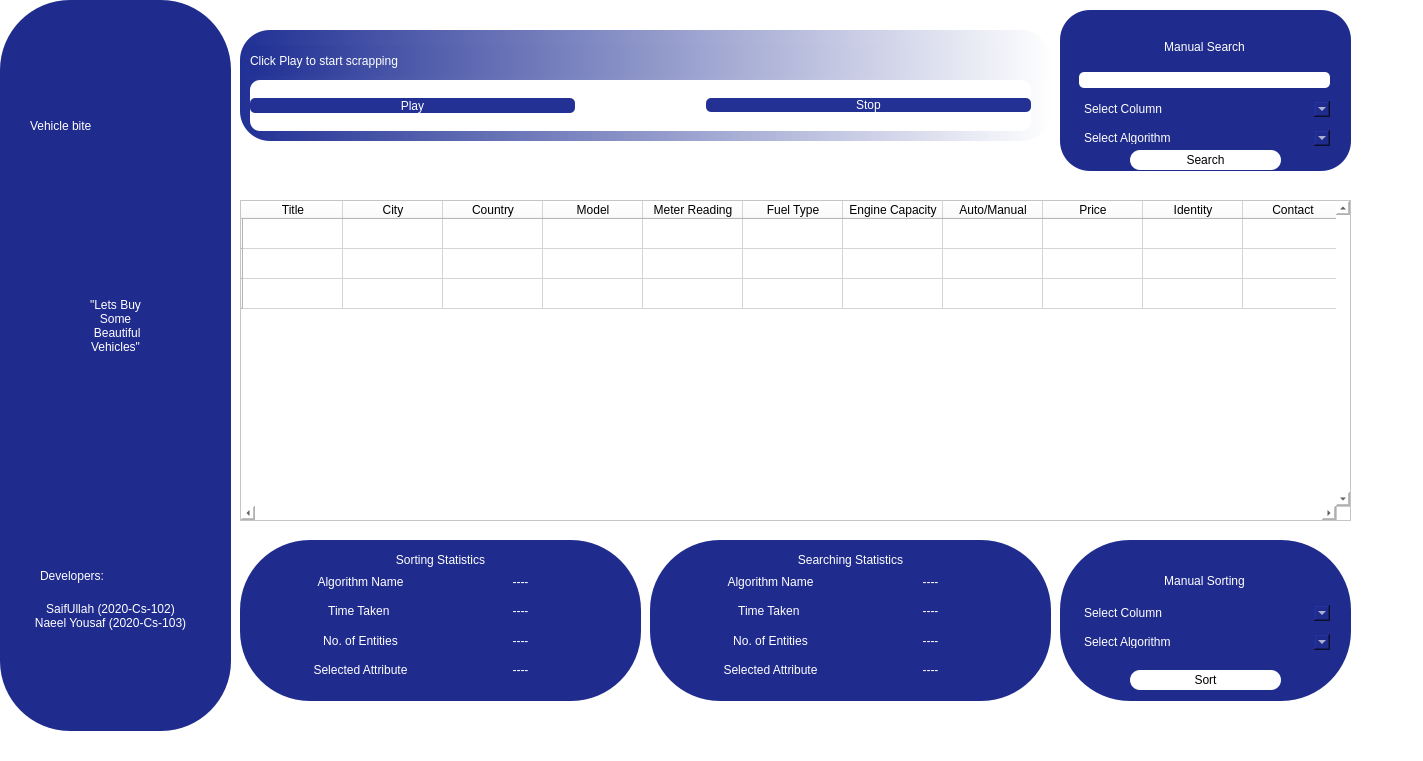
<?xml version="1.0" encoding="UTF-8"?>
<ui version="4.0">
 <class>VehicleBite</class>
 <widget class="QWidget" name="VehicleBite">
  <property name="windowModality">
   <enum>Qt::WindowModal</enum>
  </property>
  <property name="enabled">
   <bool>false</bool>
  </property>
  <property name="geometry">
   <rect>
    <x>0</x>
    <y>0</y>
    <width>1423</width>
    <height>761</height>
   </rect>
  </property>
  <property name="minimumSize">
   <size>
    <width>0</width>
    <height>532</height>
   </size>
  </property>
  <property name="windowTitle">
   <string>Vehicle Bite</string>
  </property>
  <property name="autoFillBackground">
   <bool>false</bool>
  </property>
  <property name="styleSheet">
   <string notr="true">background-color: rgb(255, 255, 255);
font: 75 9pt &quot;Calibri&quot;;
color: rgb(0, 0, 0);
font: 9pt &quot;Microsoft Sans Serif&quot;;</string>
  </property>
  <widget class="QWidget" name="widget" native="true">
   <property name="enabled">
    <bool>false</bool>
   </property>
   <property name="geometry">
    <rect>
     <x>0</x>
     <y>0</y>
     <width>231</width>
     <height>731</height>
    </rect>
   </property>
   <property name="styleSheet">
    <string notr="true">background-color: rgb(32, 44, 141);
border-radius: 70px;
</string>
   </property>
   <widget class="QLabel" name="label_22">
    <property name="geometry">
     <rect>
      <x>30</x>
      <y>90</y>
      <width>181</width>
      <height>71</height>
     </rect>
    </property>
    <property name="styleSheet">
     <string notr="true">font: 35pt &quot;Mistral&quot;;
color: rgb(255, 255, 255);</string>
    </property>
    <property name="text">
     <string>Vehicle bite</string>
    </property>
   </widget>
   <widget class="QLabel" name="label_23">
    <property name="geometry">
     <rect>
      <x>90</x>
      <y>30</y>
      <width>71</width>
      <height>71</height>
     </rect>
    </property>
    <property name="styleSheet">
     <string notr="true">font: 35pt &quot;Mistral&quot;;
color: rgb(255, 255, 255);</string>
    </property>
    <property name="text">
     <string/>
    </property>
   </widget>
   <widget class="QLabel" name="label_24">
    <property name="geometry">
     <rect>
      <x>40</x>
      <y>560</y>
      <width>181</width>
      <height>31</height>
     </rect>
    </property>
    <property name="styleSheet">
     <string notr="true">
color: rgb(255, 255, 255);
font: 16pt &quot;Lucida Calligraphy&quot;;</string>
    </property>
    <property name="text">
     <string>Developers:</string>
    </property>
   </widget>
   <widget class="QLabel" name="label_25">
    <property name="geometry">
     <rect>
      <x>20</x>
      <y>600</y>
      <width>181</width>
      <height>31</height>
     </rect>
    </property>
    <property name="styleSheet">
     <string notr="true">
color: rgb(255, 255, 255);
font: 8pt &quot;Lucida Calligraphy&quot;;</string>
    </property>
    <property name="text">
     <string>SaifUllah (2020-Cs-102)
Naeel Yousaf (2020-Cs-103)</string>
    </property>
    <property name="alignment">
     <set>Qt::AlignCenter</set>
    </property>
   </widget>
   <widget class="QLabel" name="label_26">
    <property name="geometry">
     <rect>
      <x>50</x>
      <y>230</y>
      <width>131</width>
      <height>191</height>
     </rect>
    </property>
    <property name="styleSheet">
     <string notr="true">
color: rgb(255, 255, 255);
font: 16pt &quot;Lucida Calligraphy&quot;;</string>
    </property>
    <property name="text">
     <string>&quot;Lets Buy
Some 
 Beautiful 
Vehicles&quot;</string>
    </property>
    <property name="alignment">
     <set>Qt::AlignCenter</set>
    </property>
   </widget>
  </widget>
  <widget class="QWidget" name="widget_2" native="true">
   <property name="geometry">
    <rect>
     <x>240</x>
     <y>30</y>
     <width>811</width>
     <height>111</height>
    </rect>
   </property>
   <property name="styleSheet">
    <string notr="true">color: rgb(0, 0, 0);
background-color: qlineargradient(spread:pad, x1:0, y1:0, x2:1, y2:0, stop:0 rgba(32,48,148, 255), stop:1 rgba(255, 255, 255, 255));
border-radius:30px</string>
   </property>
   <widget class="QWidget" name="horizontalWidget" native="true">
    <property name="geometry">
     <rect>
      <x>10</x>
      <y>50</y>
      <width>781</width>
      <height>51</height>
     </rect>
    </property>
    <property name="styleSheet">
     <string notr="true">background-color: rgb(255, 255, 255);
border-radius:10px;</string>
    </property>
    <layout class="QHBoxLayout" name="horizontalLayout">
     <property name="spacing">
      <number>11</number>
     </property>
     <item>
      <widget class="QPushButton" name="playButton">
       <property name="maximumSize">
        <size>
         <width>16777215</width>
         <height>15</height>
        </size>
       </property>
       <property name="styleSheet">
        <string notr="true">background-color: rgb(35, 48, 148);
color: rgb(255, 255, 255);
border-radius:5px</string>
       </property>
       <property name="text">
        <string>Play</string>
       </property>
      </widget>
     </item>
     <item>
      <spacer name="horizontalSpacer_2">
       <property name="orientation">
        <enum>Qt::Horizontal</enum>
       </property>
       <property name="sizeType">
        <enum>QSizePolicy::Minimum</enum>
       </property>
       <property name="sizeHint" stdset="0">
        <size>
         <width>40</width>
         <height>20</height>
        </size>
       </property>
      </spacer>
     </item>
     <item>
      <spacer name="horizontalSpacer_3">
       <property name="orientation">
        <enum>Qt::Horizontal</enum>
       </property>
       <property name="sizeType">
        <enum>QSizePolicy::Preferred</enum>
       </property>
       <property name="sizeHint" stdset="0">
        <size>
         <width>40</width>
         <height>20</height>
        </size>
       </property>
      </spacer>
     </item>
     <item>
      <spacer name="horizontalSpacer">
       <property name="orientation">
        <enum>Qt::Horizontal</enum>
       </property>
       <property name="sizeType">
        <enum>QSizePolicy::Minimum</enum>
       </property>
       <property name="sizeHint" stdset="0">
        <size>
         <width>40</width>
         <height>20</height>
        </size>
       </property>
      </spacer>
     </item>
     <item>
      <widget class="QPushButton" name="stopButton">
       <property name="styleSheet">
        <string notr="true">background-color: rgb(35, 48, 148);
color: rgb(255, 255, 255);
border-radius:5px</string>
       </property>
       <property name="text">
        <string>Stop</string>
       </property>
      </widget>
     </item>
    </layout>
   </widget>
   <widget class="QLabel" name="label">
    <property name="geometry">
     <rect>
      <x>10</x>
      <y>15</y>
      <width>801</width>
      <height>31</height>
     </rect>
    </property>
    <property name="styleSheet">
     <string notr="true">color: rgb(255, 255, 255);
font: 11pt &quot;MS Shell Dlg 2&quot;;
</string>
    </property>
    <property name="text">
     <string>Click Play to start scrapping</string>
    </property>
   </widget>
  </widget>
  <widget class="QWidget" name="widget_3" native="true">
   <property name="geometry">
    <rect>
     <x>240</x>
     <y>160</y>
     <width>1111</width>
     <height>371</height>
    </rect>
   </property>
   <widget class="QTableWidget" name="table">
    <property name="enabled">
     <bool>false</bool>
    </property>
    <property name="geometry">
     <rect>
      <x>0</x>
      <y>40</y>
      <width>1111</width>
      <height>321</height>
     </rect>
    </property>
    <property name="mouseTracking">
     <bool>false</bool>
    </property>
    <property name="tabletTracking">
     <bool>false</bool>
    </property>
    <property name="styleSheet">
     <string notr="true"/>
    </property>
    <property name="lineWidth">
     <number>2</number>
    </property>
    <property name="midLineWidth">
     <number>1</number>
    </property>
    <property name="verticalScrollBarPolicy">
     <enum>Qt::ScrollBarAlwaysOn</enum>
    </property>
    <property name="horizontalScrollBarPolicy">
     <enum>Qt::ScrollBarAlwaysOn</enum>
    </property>
    <property name="sizeAdjustPolicy">
     <enum>QAbstractScrollArea::AdjustIgnored</enum>
    </property>
    <property name="autoScroll">
     <bool>true</bool>
    </property>
    <property name="autoScrollMargin">
     <number>32</number>
    </property>
    <property name="dragEnabled">
     <bool>true</bool>
    </property>
    <property name="verticalScrollMode">
     <enum>QAbstractItemView::ScrollPerPixel</enum>
    </property>
    <property name="horizontalScrollMode">
     <enum>QAbstractItemView::ScrollPerPixel</enum>
    </property>
    <property name="rowCount">
     <number>3</number>
    </property>
    <row>
     <property name="text">
      <string/>
     </property>
    </row>
    <row>
     <property name="text">
      <string/>
     </property>
    </row>
    <row>
     <property name="text">
      <string/>
     </property>
    </row>
    <column>
     <property name="text">
      <string>Title</string>
     </property>
    </column>
    <column>
     <property name="text">
      <string>City</string>
     </property>
    </column>
    <column>
     <property name="text">
      <string>Country</string>
     </property>
    </column>
    <column>
     <property name="text">
      <string>Model</string>
     </property>
    </column>
    <column>
     <property name="text">
      <string>Meter Reading</string>
     </property>
    </column>
    <column>
     <property name="text">
      <string>Fuel Type</string>
     </property>
    </column>
    <column>
     <property name="text">
      <string>Engine Capacity</string>
     </property>
    </column>
    <column>
     <property name="text">
      <string>Auto/Manual</string>
     </property>
    </column>
    <column>
     <property name="text">
      <string>Price</string>
     </property>
    </column>
    <column>
     <property name="text">
      <string>Identity</string>
     </property>
    </column>
    <column>
     <property name="text">
      <string>Contact</string>
     </property>
    </column>
   </widget>
  </widget>
  <widget class="QWidget" name="widget_4" native="true">
   <property name="geometry">
    <rect>
     <x>1060</x>
     <y>540</y>
     <width>291</width>
     <height>161</height>
    </rect>
   </property>
   <property name="styleSheet">
    <string notr="true">
background-color: rgb(32, 44, 141);
color: rgb(255, 255, 255);
border-radius: 70px;
</string>
   </property>
   <widget class="QWidget" name="verticalLayoutWidget">
    <property name="geometry">
     <rect>
      <x>19</x>
      <y>29</y>
      <width>251</width>
      <height>81</height>
     </rect>
    </property>
    <layout class="QVBoxLayout" name="verticalLayout">
     <property name="spacing">
      <number>13</number>
     </property>
     <item>
      <widget class="QLabel" name="label_2">
       <property name="text">
        <string>Manual Sorting</string>
       </property>
       <property name="alignment">
        <set>Qt::AlignCenter</set>
       </property>
      </widget>
     </item>
     <item>
      <widget class="QComboBox" name="sort_columnCombo">
       <item>
        <property name="text">
         <string>Select Column</string>
        </property>
       </item>
      </widget>
     </item>
     <item>
      <widget class="QComboBox" name="sort_algoCombo">
       <item>
        <property name="text">
         <string>Select Algorithm</string>
        </property>
       </item>
      </widget>
     </item>
    </layout>
   </widget>
   <widget class="QPushButton" name="sortButton">
    <property name="geometry">
     <rect>
      <x>70</x>
      <y>130</y>
      <width>151</width>
      <height>20</height>
     </rect>
    </property>
    <property name="styleSheet">
     <string notr="true">border-radius: 10px;
color: rgb(0, 0, 0);
background-color: rgb(255, 255, 255);</string>
    </property>
    <property name="text">
     <string>Sort</string>
    </property>
   </widget>
  </widget>
  <widget class="QWidget" name="widget_6" native="true">
   <property name="geometry">
    <rect>
     <x>240</x>
     <y>540</y>
     <width>401</width>
     <height>161</height>
    </rect>
   </property>
   <property name="styleSheet">
    <string notr="true">background-color: rgb(32, 44, 141);
border-radius: 70px;
</string>
   </property>
   <widget class="QLabel" name="label_4">
    <property name="geometry">
     <rect>
      <x>40</x>
      <y>9</y>
      <width>321</width>
      <height>21</height>
     </rect>
    </property>
    <property name="styleSheet">
     <string notr="true">background-color: rgb(32, 44, 141);
color: rgb(255, 255, 255);
border-radius: 70px;</string>
    </property>
    <property name="text">
     <string>Sorting Statistics</string>
    </property>
    <property name="alignment">
     <set>Qt::AlignCenter</set>
    </property>
   </widget>
   <widget class="QWidget" name="verticalWidget_3" native="true">
    <property name="geometry">
     <rect>
      <x>40</x>
      <y>30</y>
      <width>161</width>
      <height>111</height>
     </rect>
    </property>
    <property name="styleSheet">
     <string notr="true">background-color: rgb(32, 44, 141);
color: rgb(255, 255, 255);
border-radius: 70px;</string>
    </property>
    <layout class="QVBoxLayout" name="verticalLayout_3">
     <item>
      <widget class="QLabel" name="label_5">
       <property name="text">
        <string>Algorithm Name</string>
       </property>
       <property name="alignment">
        <set>Qt::AlignCenter</set>
       </property>
      </widget>
     </item>
     <item>
      <widget class="QLabel" name="label_6">
       <property name="text">
        <string>Time Taken </string>
       </property>
       <property name="alignment">
        <set>Qt::AlignCenter</set>
       </property>
      </widget>
     </item>
     <item>
      <widget class="QLabel" name="label_7">
       <property name="text">
        <string>No. of Entities</string>
       </property>
       <property name="alignment">
        <set>Qt::AlignCenter</set>
       </property>
      </widget>
     </item>
     <item>
      <widget class="QLabel" name="label_8">
       <property name="text">
        <string>Selected Attribute</string>
       </property>
       <property name="alignment">
        <set>Qt::AlignCenter</set>
       </property>
      </widget>
     </item>
    </layout>
   </widget>
   <widget class="QWidget" name="verticalWidget_4" native="true">
    <property name="geometry">
     <rect>
      <x>200</x>
      <y>30</y>
      <width>161</width>
      <height>111</height>
     </rect>
    </property>
    <property name="styleSheet">
     <string notr="true">color: rgb(255, 255, 255);</string>
    </property>
    <layout class="QVBoxLayout" name="verticalLayout_4">
     <item>
      <widget class="QLabel" name="sort_algoName">
       <property name="text">
        <string>----</string>
       </property>
       <property name="alignment">
        <set>Qt::AlignCenter</set>
       </property>
      </widget>
     </item>
     <item>
      <widget class="QLabel" name="sort_TimeTaken">
       <property name="text">
        <string>----</string>
       </property>
       <property name="alignment">
        <set>Qt::AlignCenter</set>
       </property>
      </widget>
     </item>
     <item>
      <widget class="QLabel" name="sort_noOfEntities">
       <property name="text">
        <string>----</string>
       </property>
       <property name="alignment">
        <set>Qt::AlignCenter</set>
       </property>
      </widget>
     </item>
     <item>
      <widget class="QLabel" name="sort_SelectedAttribute">
       <property name="text">
        <string>----</string>
       </property>
       <property name="alignment">
        <set>Qt::AlignCenter</set>
       </property>
      </widget>
     </item>
    </layout>
   </widget>
  </widget>
  <widget class="QWidget" name="widget_7" native="true">
   <property name="geometry">
    <rect>
     <x>650</x>
     <y>540</y>
     <width>401</width>
     <height>161</height>
    </rect>
   </property>
   <property name="styleSheet">
    <string notr="true">background-color: rgb(32, 44, 141);
border-radius: 70px;
</string>
   </property>
   <widget class="QLabel" name="label_13">
    <property name="geometry">
     <rect>
      <x>40</x>
      <y>9</y>
      <width>321</width>
      <height>21</height>
     </rect>
    </property>
    <property name="styleSheet">
     <string notr="true">background-color: rgb(32, 44, 141);
color: rgb(255, 255, 255);
border-radius: 70px;</string>
    </property>
    <property name="text">
     <string>Searching Statistics</string>
    </property>
    <property name="alignment">
     <set>Qt::AlignCenter</set>
    </property>
   </widget>
   <widget class="QWidget" name="verticalWidget_5" native="true">
    <property name="geometry">
     <rect>
      <x>40</x>
      <y>30</y>
      <width>161</width>
      <height>111</height>
     </rect>
    </property>
    <property name="styleSheet">
     <string notr="true">background-color: rgb(32, 44, 141);
color: rgb(255, 255, 255);
border-radius: 70px;</string>
    </property>
    <layout class="QVBoxLayout" name="verticalLayout_5">
     <item>
      <widget class="QLabel" name="label_14">
       <property name="text">
        <string>Algorithm Name</string>
       </property>
       <property name="alignment">
        <set>Qt::AlignCenter</set>
       </property>
      </widget>
     </item>
     <item>
      <widget class="QLabel" name="label_15">
       <property name="text">
        <string>Time Taken </string>
       </property>
       <property name="alignment">
        <set>Qt::AlignCenter</set>
       </property>
      </widget>
     </item>
     <item>
      <widget class="QLabel" name="label_16">
       <property name="text">
        <string>No. of Entities</string>
       </property>
       <property name="alignment">
        <set>Qt::AlignCenter</set>
       </property>
      </widget>
     </item>
     <item>
      <widget class="QLabel" name="label_17">
       <property name="text">
        <string>Selected Attribute</string>
       </property>
       <property name="alignment">
        <set>Qt::AlignCenter</set>
       </property>
      </widget>
     </item>
    </layout>
   </widget>
   <widget class="QWidget" name="verticalWidget_6" native="true">
    <property name="geometry">
     <rect>
      <x>200</x>
      <y>30</y>
      <width>161</width>
      <height>111</height>
     </rect>
    </property>
    <property name="styleSheet">
     <string notr="true">color: rgb(255, 255, 255);</string>
    </property>
    <layout class="QVBoxLayout" name="verticalLayout_6">
     <item>
      <widget class="QLabel" name="search_algoName">
       <property name="text">
        <string>----</string>
       </property>
       <property name="alignment">
        <set>Qt::AlignCenter</set>
       </property>
      </widget>
     </item>
     <item>
      <widget class="QLabel" name="search_timeTaken">
       <property name="text">
        <string>----</string>
       </property>
       <property name="alignment">
        <set>Qt::AlignCenter</set>
       </property>
      </widget>
     </item>
     <item>
      <widget class="QLabel" name="search_noOfEntities">
       <property name="text">
        <string>----</string>
       </property>
       <property name="alignment">
        <set>Qt::AlignCenter</set>
       </property>
      </widget>
     </item>
     <item>
      <widget class="QLabel" name="search_selectedAttribute">
       <property name="text">
        <string>----</string>
       </property>
       <property name="alignment">
        <set>Qt::AlignCenter</set>
       </property>
      </widget>
     </item>
    </layout>
   </widget>
  </widget>
  <widget class="QWidget" name="widget_5" native="true">
   <property name="geometry">
    <rect>
     <x>1060</x>
     <y>10</y>
     <width>291</width>
     <height>161</height>
    </rect>
   </property>
   <property name="styleSheet">
    <string notr="true">
background-color: rgb(32, 44, 141);
color: rgb(255, 255, 255);
border-radius: 30px;
</string>
   </property>
   <widget class="QWidget" name="verticalLayoutWidget_2">
    <property name="geometry">
     <rect>
      <x>19</x>
      <y>25</y>
      <width>251</width>
      <height>111</height>
     </rect>
    </property>
    <layout class="QVBoxLayout" name="verticalLayout_2">
     <property name="spacing">
      <number>13</number>
     </property>
     <item>
      <widget class="QLabel" name="label_3">
       <property name="text">
        <string>Manual Search</string>
       </property>
       <property name="alignment">
        <set>Qt::AlignCenter</set>
       </property>
      </widget>
     </item>
     <item>
      <widget class="QLineEdit" name="lineEdit">
       <property name="styleSheet">
        <string notr="true">background-color: rgb(255, 255, 255);
color: rgb(31,47,152);
border-radius:5px</string>
       </property>
       <property name="alignment">
        <set>Qt::AlignCenter</set>
       </property>
      </widget>
     </item>
     <item>
      <widget class="QComboBox" name="search_columnCombo">
       <item>
        <property name="text">
         <string>Select Column</string>
        </property>
       </item>
      </widget>
     </item>
     <item>
      <widget class="QComboBox" name="search_algoCombo">
       <item>
        <property name="text">
         <string>Select Algorithm</string>
        </property>
       </item>
      </widget>
     </item>
    </layout>
   </widget>
   <widget class="QPushButton" name="searchButton">
    <property name="geometry">
     <rect>
      <x>70</x>
      <y>140</y>
      <width>151</width>
      <height>20</height>
     </rect>
    </property>
    <property name="styleSheet">
     <string notr="true">border-radius: 10px;
color: rgb(0, 0, 0);
background-color: rgb(255, 255, 255);</string>
    </property>
    <property name="text">
     <string>Search</string>
    </property>
   </widget>
  </widget>
 </widget>
 <resources/>
 <connections/>
</ui>
